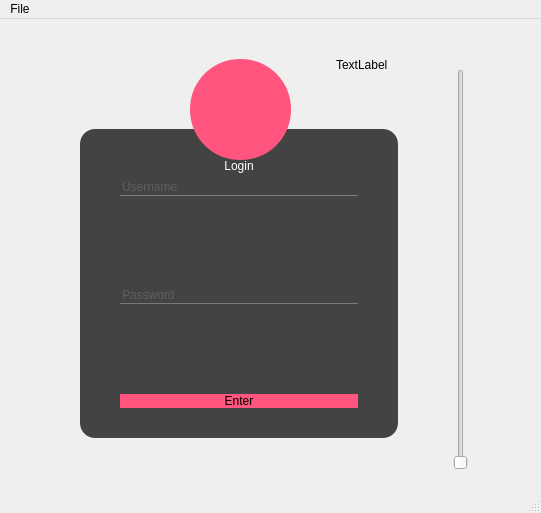
<?xml version="1.0" encoding="UTF-8"?>
<ui version="4.0">
 <class>MainWindow</class>
 <widget class="QMainWindow" name="MainWindow">
  <property name="geometry">
   <rect>
    <x>0</x>
    <y>0</y>
    <width>541</width>
    <height>513</height>
   </rect>
  </property>
  <property name="windowTitle">
   <string>MainWindow</string>
  </property>
  <property name="styleSheet">
   <string notr="true">#usrtb,#passtb
{
	font: 16pt &quot;Sarabun&quot;;
	background-color: rgb(67, 67, 67);
	color: rgb(122, 122, 122);
	border:none;
	border-bottom : 1px solid rgb(122, 122, 122);

}
#loginlb
{
	font: 57 16pt &quot;Sarabun Medium&quot;;
	color:rgb(255, 255, 255)
}

#frame
{
	background-color: rgb(67, 67, 67);
	border-radius:15px;
	box-shadow: 2px 2px 13px 6px rgba(0, 0, 0, 0.1);
}
#enterbut
{
	border-radius:15px;
	background-color: rgb(255, 85, 127);
	font: 81 16pt &quot;Sarabun ExtraBold&quot;;
	shadow: 2px 2px 13px 6px rgba(0, 0, 0, 0.1);
}
#enterbut:hover
{
	color:rgb(255, 255, 255);
	background-color: rgb(182, 0, 91);
}
#loginpic
{
	border-radius:50px;
	background-color: rgb(255, 85, 127);
}</string>
  </property>
  <widget class="QWidget" name="centralwidget">
   <widget class="QFrame" name="frame">
    <property name="geometry">
     <rect>
      <x>80</x>
      <y>110</y>
      <width>318</width>
      <height>309</height>
     </rect>
    </property>
    <property name="frameShape">
     <enum>QFrame::StyledPanel</enum>
    </property>
    <property name="frameShadow">
     <enum>QFrame::Raised</enum>
    </property>
    <widget class="QWidget" name="verticalLayoutWidget_2">
     <property name="geometry">
      <rect>
       <x>40</x>
       <y>30</y>
       <width>238</width>
       <height>249</height>
      </rect>
     </property>
     <layout class="QVBoxLayout" name="verticalLayout_2">
      <item>
       <widget class="QLabel" name="loginlb">
        <property name="text">
         <string>Login</string>
        </property>
        <property name="alignment">
         <set>Qt::AlignCenter</set>
        </property>
       </widget>
      </item>
      <item>
       <layout class="QVBoxLayout" name="verticalLayout">
        <item>
         <widget class="QLineEdit" name="usrtb">
          <property name="placeholderText">
           <string>Username</string>
          </property>
         </widget>
        </item>
        <item>
         <spacer name="verticalSpacer_3">
          <property name="orientation">
           <enum>Qt::Vertical</enum>
          </property>
          <property name="sizeHint" stdset="0">
           <size>
            <width>234</width>
            <height>13</height>
           </size>
          </property>
         </spacer>
        </item>
        <item>
         <widget class="QLineEdit" name="passtb">
          <property name="echoMode">
           <enum>QLineEdit::Password</enum>
          </property>
          <property name="placeholderText">
           <string>Password</string>
          </property>
         </widget>
        </item>
        <item>
         <spacer name="verticalSpacer_2">
          <property name="orientation">
           <enum>Qt::Vertical</enum>
          </property>
          <property name="sizeHint" stdset="0">
           <size>
            <width>20</width>
            <height>40</height>
           </size>
          </property>
         </spacer>
        </item>
       </layout>
      </item>
      <item>
       <widget class="QPushButton" name="enterbut">
        <property name="text">
         <string>Enter</string>
        </property>
       </widget>
      </item>
     </layout>
    </widget>
   </widget>
   <widget class="QLabel" name="loginpic">
    <property name="geometry">
     <rect>
      <x>190</x>
      <y>40</y>
      <width>101</width>
      <height>101</height>
     </rect>
    </property>
    <property name="text">
     <string/>
    </property>
    <property name="pixmap">
     <pixmap>C:/Users/tingt/Pictures/people.png</pixmap>
    </property>
    <property name="scaledContents">
     <bool>true</bool>
    </property>
    <property name="alignment">
     <set>Qt::AlignCenter</set>
    </property>
    <property name="margin">
     <number>15</number>
    </property>
   </widget>
   <widget class="QSlider" name="verticalSlider">
    <property name="geometry">
     <rect>
      <x>450</x>
      <y>50</y>
      <width>22</width>
      <height>401</height>
     </rect>
    </property>
    <property name="orientation">
     <enum>Qt::Vertical</enum>
    </property>
   </widget>
   <widget class="QLabel" name="label">
    <property name="geometry">
     <rect>
      <x>336</x>
      <y>30</y>
      <width>71</width>
      <height>31</height>
     </rect>
    </property>
    <property name="text">
     <string>TextLabel</string>
    </property>
   </widget>
  </widget>
  <widget class="QMenuBar" name="menubar">
   <property name="geometry">
    <rect>
     <x>0</x>
     <y>0</y>
     <width>541</width>
     <height>21</height>
    </rect>
   </property>
   <widget class="QMenu" name="menuFile">
    <property name="title">
     <string>File</string>
    </property>
    <addaction name="actionOpen"/>
    <addaction name="actionSave"/>
   </widget>
   <addaction name="menuFile"/>
  </widget>
  <widget class="QStatusBar" name="statusbar"/>
  <action name="actionOpen">
   <property name="text">
    <string>Open</string>
   </property>
  </action>
  <action name="actionSave">
   <property name="text">
    <string>Save</string>
   </property>
  </action>
 </widget>
 <resources/>
 <connections>
  <connection>
   <sender>verticalSlider</sender>
   <signal>valueChanged(int)</signal>
   <receiver>label</receiver>
   <slot>setNum(int)</slot>
   <hints>
    <hint type="sourcelabel">
     <x>460</x>
     <y>271</y>
    </hint>
    <hint type="destinationlabel">
     <x>371</x>
     <y>66</y>
    </hint>
   </hints>
  </connection>
 </connections>
</ui>
